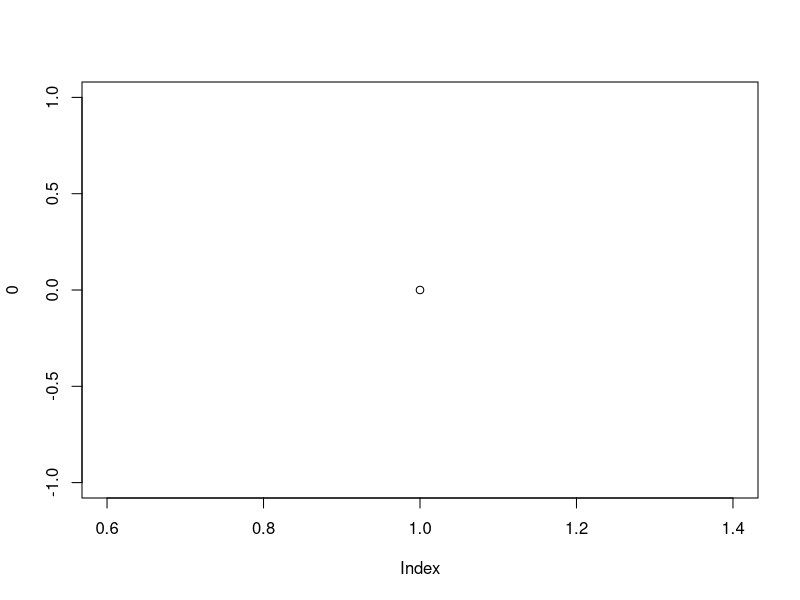
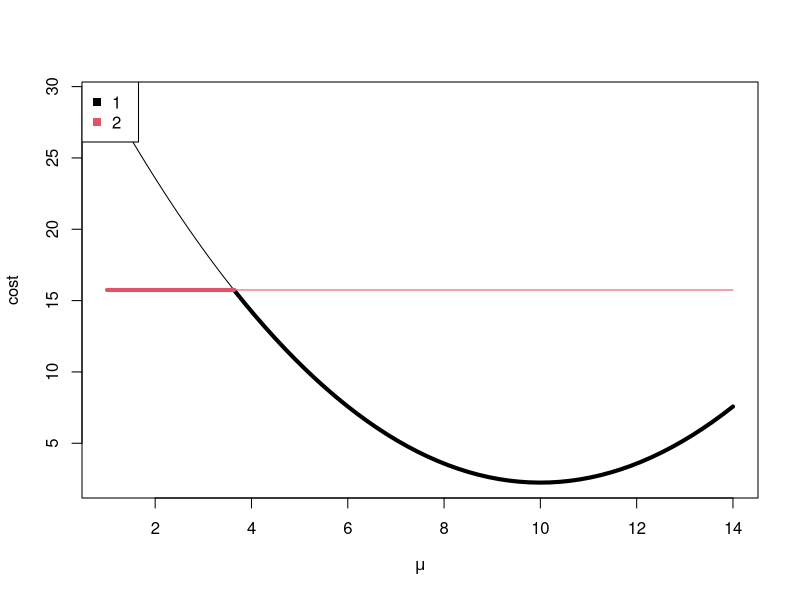
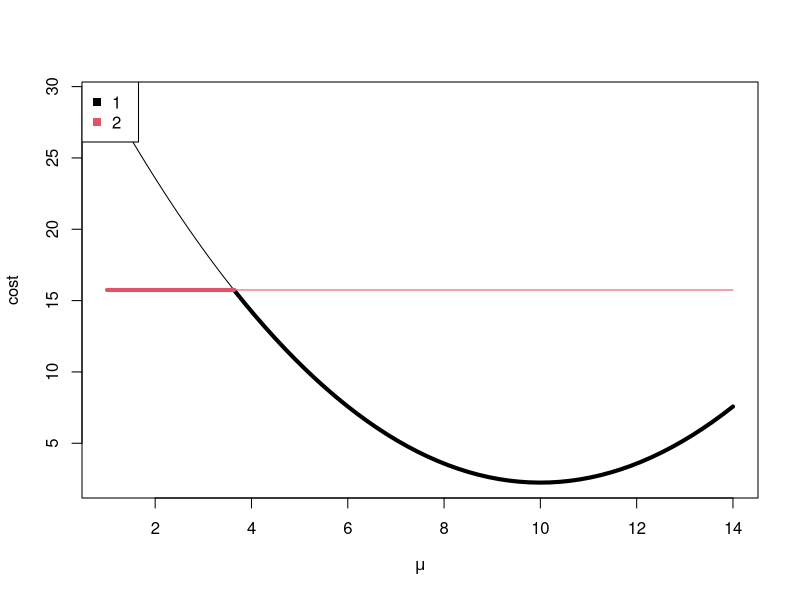
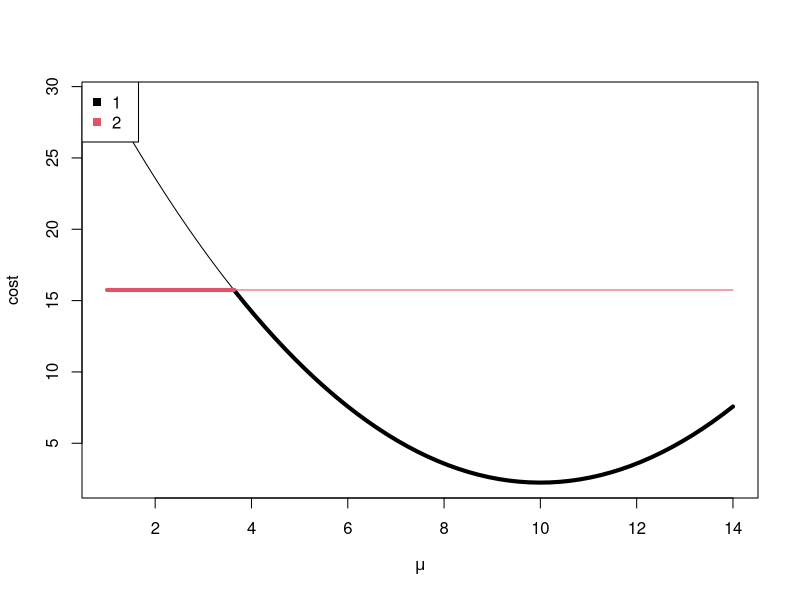
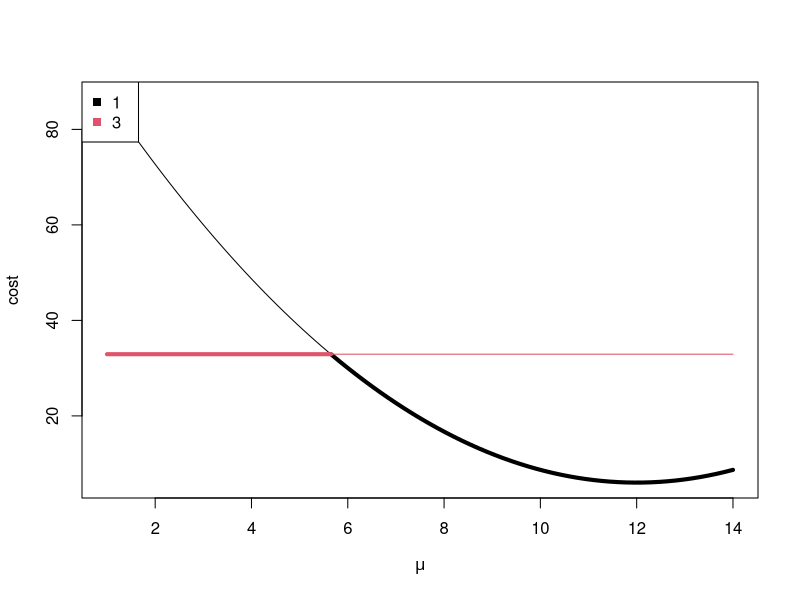
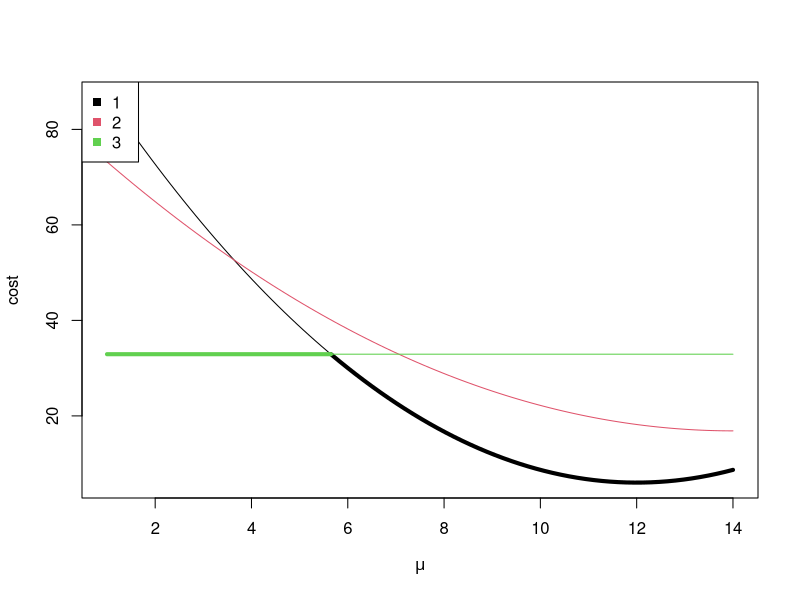
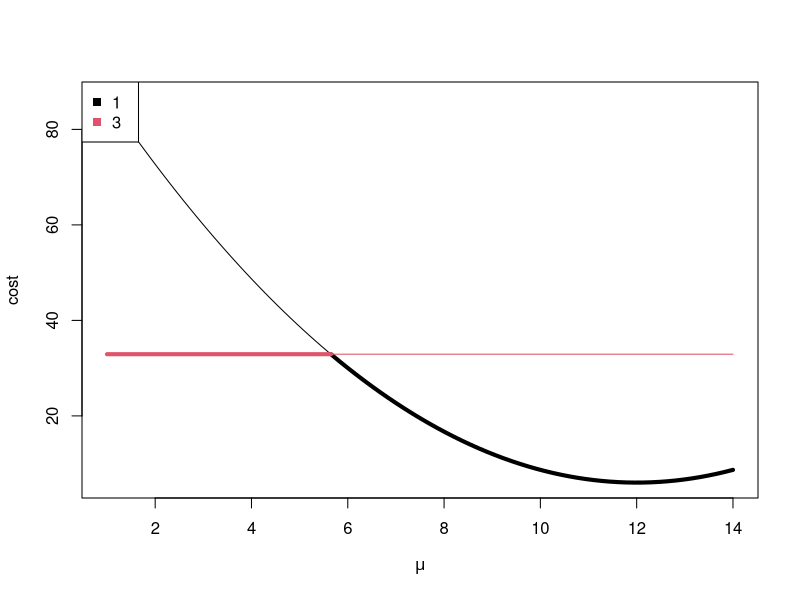
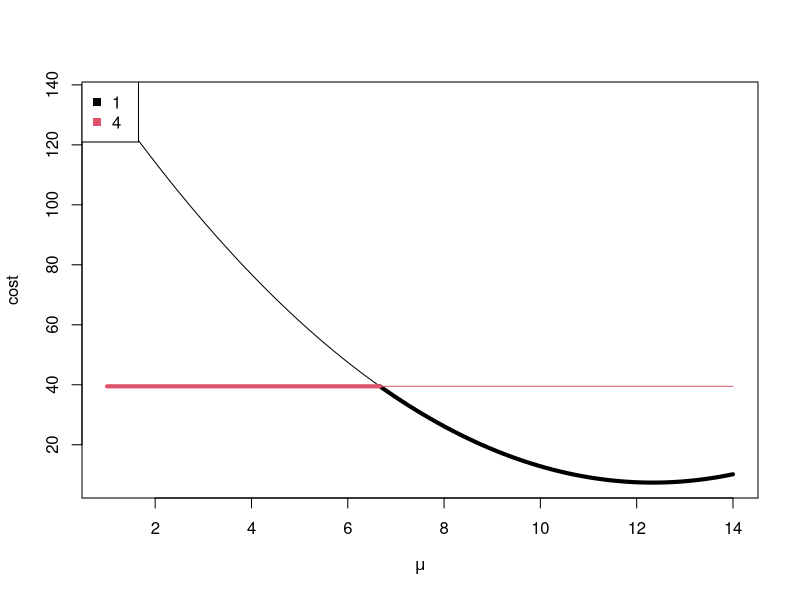

The R script that drew these images, in order:
library(data.table)
library(ggplot2)
####Code to run Rigaill's method####
#y<-SimChange(10000,c(1,.4,.8,2,3,1.6,.3,.4,.2,1,4,.2,.8,1.2,1.4),.5)
#plot(y[[2]],typ="l")
#abline(v=y[[1]],col="red")
#Q2<-Rigaill(y[[2]],14);Q2

#y=rnorm(100)
#Rigaill(y,3)

####Functions for doing set operations on continuous sets, where a set is stored as a vector of endpoints####


####Union####
u1 <- function(A,B) 
{ 
  if(is.na(A[1])){
    return(B)
  }
  else if(is.na(B[1])){
    return(A)
  }
  else{
    Both<-c(A,B)
    m<-matrix(Both,ncol=2,byrow=T)
    m2<-m[order(m[,1]),]
    Both<-as.vector(t(m2)) #vector now of ordered pairs
    U<-c()
    U[1:2]<-Both[1:2]
    for(i in 2:((length(Both))/2)){
      if(U[length(U)-1]<=Both[2*i-1]&Both[2*i]<=U[length(U)]){
        #do nothing#
      }
      else if(U[length(U)-1]<=Both[2*i-1]&Both[2*i-1]<=U[length(U)]&U[length(U)]<=Both[2*i]){
        U[(length(U)-1):length(U)]<-c(U[length(U)-1],Both[2*i])
      }
      else{U[(length(U)+1):(length(U)+2)]<-Both[(2*i-1):(2*i)]}
    }
    return(U)}
} 

####Intersection####
in1<-function(A,B){
  if(is.na(A[1])|is.na(B[1])){return(NA)}
  else{
    U<-c()
    for(i in 1:(length(A)/2)){
      for(j in 1:(length(B)/2)){
        i1<-max(A[2*i-1],B[2*j-1])
        i2<-min(A[2*i],B[2*j])
        if(i1<=i2){U[(length(U)+1):(length(U)+2)]<-c(i1,i2)}
      }
    }
    if(is.null(U)){return(NA)}
    I<-u1(U,U[1:2])
    return(I)}
}

####Set Difference####
setdiff1<-function(A,B,M=10000){
  if(is.na(A[1])){return(NA)}
  else if(is.na(B[1])){return(A)}
  else{
    delta<-1/M
    m<-matrix(B,ncol=2,byrow=T)
    m2<-m[order(m[,1]),]
    B<-as.vector(t(m2)) #vector now of ordered pairs
    index<-rep(c(-delta,delta),length=length(B))
    BC<-c(-M,B+index,M)
    se<-in1(A,BC)
    return(se)}
}

####Function for running PDPA on Normal data with a change in mean and variance 1.5####
set.seed(1)
plot(0)
not.bold.lines.list <- list()
bold.lines.list <- list()
intervals.list <- list()
Step <- function(s){
  factor(s, c("before", "unpruned", "pruned"))
}
plotFuns <- function(oloc.vec, step, timestep, n.segs){
  x <- seq(mu.min, mu.max, length=100)
  co <- seq_along(oloc.vec)
  for(kk in oloc.vec){
    if(kk==oloc.vec[1]){
      plot(x,a[kk]*x^2+b[kk]*x+c[kk],type="l",col=co[kk==oloc.vec],xlab=expression(mu),ylab="cost",xlim=c(mu.min,mu.max))
    }else{
      lines(x,a[kk]*x^2+b[kk]*x+c[kk],col=co[kk==oloc.vec])
    }
    not.bold.lines.list[[paste(timestep, step, kk, n.segs)]] <<- data.table(
      timestep,
      segments=n.segs,
      step=Step(step),
      mean=x,
      cost=a[kk]*x^2+b[kk]*x+c[kk],
      kk,
      kk.fac=factor(kk),
      is.min=FALSE)
    interval.vec <- Set[[kk]]
    if(length(interval.vec)>0){
      mm=length(interval.vec)/2
      if(is.na(interval.vec[1])==FALSE){
        if(interval.vec[1]<mu.min){interval.vec[1]=mu.min}
        if(interval.vec[length(interval.vec)]>mu.max){
          interval.vec[length(interval.vec)]=mu.max
        }
      }
      delta=.4 #interval boundary segment height
      delta2=.005 #interval boundary segment offset
      if(!is.na(interval.vec[1])){
        start.i <- seq(1, length(interval.vec), by=2)
        end.i <- seq(2, length(interval.vec), by=2)
        intervals.list[[paste(timestep, step, kk, n.segs)]] <<- data.table(
          timestep,
          segments=n.segs,
          step=Step(step),
          min=interval.vec[start.i],
          max=interval.vec[end.i],
          kk, kk.fac=factor(kk))
      }
      for(ii in 1:mm) {
        lines(interval.vec[2*ii-c(1,0)]+c(delta2,-delta2),rep(min(c[oloc.vec+1]-0.25*b[oloc.vec+1]^2/(1e-3+a[oloc.vec+1])),2),lwd=3,col=co[(kk)==oloc.vec])#interval
        lines(rep(interval.vec[2*ii-1],2)+delta2,c(min(c[oloc.vec+1]-0.25*b[oloc.vec+1]^2/(1e-3+a[oloc.vec+1]))-delta,min(c[oloc.vec+1]-0.25*b[oloc.vec+1]^2/(1e-3+a[oloc.vec+1]))+delta),lwd=3,col=co[(kk)==oloc.vec])#left interval boundary
        lines(rep(interval.vec[2*ii-0],2)-delta2,c(min(c[oloc.vec+1]-0.25*b[oloc.vec+1]^2/(1e-3+a[oloc.vec+1]))-delta,min(c[oloc.vec+1]-0.25*b[oloc.vec+1]^2/(1e-3+a[oloc.vec+1]))+delta),lwd=3,col=co[(kk)==oloc.vec])#right interval boundary
        ######boldbit
        if(is.na(interval.vec[2*ii-1])==FALSE){
          x2<-seq(interval.vec[2*ii-1],interval.vec[2*ii-0],length=50)
          lines(x2,a[kk]*x2^2+b[kk]*x2+c[kk],col=co[(kk)==oloc.vec],lwd=4)#bold part of function which attains the minimum.
          bold.lines.list[[paste(timestep, step, kk, ii, n.segs)]] <<- data.table(
            timestep,
            segments=n.segs,
            step=Step(step),
            mean=x2,
            cost=a[kk]*x2^2 + b[kk]*x2 + c[kk],
            is.min=TRUE,
            kk, kk.fac=factor(kk),
            ii)
        }#has an interval
      }#for(ii
    }#if(length(interval.vec
  }##for(kk in oloc.vec
  legend("topleft", legend=paste(oloc.vec," "), col=co,pch=15,bg="white")
}
y<-c(rnorm(60,2,1.5),rnorm(60,0,1))
y <- c(1, 10, 14, 13)
##Rigaill(y,2,45,2,0.5,4.5)
maxseg <- 3
mu.min <- min(y)
mu.max <- max(y)
##TODO: save timestep and seg to a df.
timestep <- 3
seg <- 2
n<-length(y)
S1<-0
for(i in 1:n){
  S1[i+1]<-S1[i]+y[i]
}
SS1<-0
for(i in 1:n){
  SS1[i+1]<-SS1[i]+(y[i])^2
}
C<-matrix(nrow=maxseg,ncol=n)
for (t in 1:(n)){
  mu<-S1[t+1]/t
  C[1,t]<-t/2*log(3*pi)+1/3*(SS1[t+1]-2*mu*S1[t+1]+t*mu^2)
}
quad<-function(x,A,B,C){
  return(A*x^2+B*x+C)
}
tau<-matrix(nrow=maxseg,ncol=n)
output<-matrix(nrow=maxseg,ncol=maxseg+1)
output[1,1]<-C[1,n]
LOC<-list()
D<-c(min(y),max(y))
for (m in 2:maxseg){
  Set<-list()
  LOC[[m]]<-m-1
  a<-c();b<-c();c<-c()
  a[m-1]<-0;b[m-1]<-0;c[m-1]<-C[m-1,m-1]  #min cost of m-1 CPs, last one at m-1
  Set[[m-1]]<-D
  for (j in m:n){
    a[j]<-0;b[j]<-0;c[j]<-C[m-1,j]  #min cost of m-1 CPs, last one at j
    Set[[j]]<-D
    temp<-c()
    #if(j==4) browser()
    OLOC=c(LOC[[m]],j)
    for (v in LOC[[m]]){
      a[v]<-a[v]+1/3;b[v]<-b[v]-(2/3)*y[j];c[v]<-c[v]+(1/2)*log(3*pi)+(1/3)*(y[j])^2
      if((b[v]^2-4*a[v]*(c[v]-C[m-1,j]))<0){
        I<-NA
      }else{
        I<-c((-b[v]-sqrt(b[v]^2-4*a[v]*(c[v]-C[m-1,j])))/(2*a[v]),(-b[v]+sqrt(b[v]^2-4*a[v]*(c[v]-C[m-1,j])))/(2*a[v]))
      }
      Set[[v]]<-in1(Set[[v]],I) #intersect function for continuous sets
      if (is.na(Set[[v]][1])){
        LOC[[m]]<-setdiff(LOC[[m]],v) #discrete set uses the setdiff function
      }
      Set[[j]]<-setdiff1(Set[[j]],I) #continuous set uses my setdiff1 function
    }
    if(!is.na(Set[[j]][1])){
      LOC[[m]]<-c(LOC[[m]],j)
    }
    ###find minimum of cost function
    temp<-c()
    for (v in 1:length(LOC[[m]])){
      vs<-LOC[[m]][v]
      temp[v]<-NA
      if(a[vs]==0){temp[v]<-c[vs]}
      else{
        for(i in 1:(length(Set[[vs]])/2)){
          if(Set[[vs]][2*i-1]<=-b[vs]/(2*a[vs])&-b[vs]/(2*a[vs])<=Set[[vs]][2*i]){
            temp[v]<--b[vs]/(2*a[vs])
            temp[v]<-quad(temp[v],a[vs],b[vs],c[vs])}
        }
        if(is.na(temp[v])){temp[v]<-min(quad(Set[[vs]],a[vs],b[vs],c[vs]))}
      }
    }
    C[m,j]<-min(temp,na.rm=T)
    tau[m,j]<-LOC[[m]][(which(temp==C[m,j]))]
    
    ###end timestep-1 plot###
    OLOCdash<-c()
    for(it in OLOC){
      if(is.na(Set[[it]][1])==FALSE){
        OLOCdash<-c(OLOCdash,it)}
    }
    plotFuns(OLOCdash, "before", j+1, m)
    cat(j, m,"\n")
    print(OLOCdash)
    plotFuns(OLOC, "unpruned", j, m)
    OLOCdash2<-c()
    for(it in OLOC){
      if(is.na(Set[[it]][1])==FALSE){
        OLOCdash2<-c(OLOCdash2,it)
      }
    }
    plotFuns(OLOCdash2, "pruned", j, m)
  }
  em<-m
  taustar<-c()
  taustar[m+1]<-n
  while(em >1){
    taustar[em]<-tau[em,taustar[em+1]]
    em<-em-1
  }
  output[m,1]<-C[m,n]
  output[m,2:(m+1)]<-taustar[-1]
}#for(m

intervals <- do.call(rbind, intervals.list)
not.bold.lines <- do.call(rbind, not.bold.lines.list)
bold.lines <- do.call(rbind, bold.lines.list)
cost.min <- not.bold.lines[, list(min=min(cost)), by=.(step, timestep, segments, kk)]

##dput(RColorBrewer::brewer.pal(Inf, "Set1"))
change.colors <-
  c("#E41A1C", "#377EB8", "#4DAF4A", "#984EA3", "#FF7F00", "#FFFF33", 
    "#A65628", "#F781BF", "#999999")
with.legend <- ggplot()+
  theme_bw()+
  theme(panel.margin=grid::unit(0, "lines"))+
  facet_grid(segments+timestep ~ step, labeller=label_both)+
  scale_color_manual(values=change.colors)+
  scale_size_manual(values=c("TRUE"=1, "FALSE"=0.25))+
  geom_segment(aes(min, -Inf, xend=max, yend=-Inf, color=kk.fac),
               data=intervals,
               size=2)+
  geom_text(aes(min, -Inf, label="|"),
            color="white",
            size=10,
            data=intervals)+
  geom_text(aes(min, -Inf, label="|"),
            color="black",
            size=5,
            data=intervals)+
  geom_line(aes(mean, cost, color=kk.fac, size=is.min,
                group=kk),
            data=not.bold.lines)+
  geom_line(aes(mean, cost, color=kk.fac, size=is.min,
                group=paste(kk, ii)),
            data=bold.lines)+
  xlab("segment mean")+
  ylab("cost")
with.legend

pdf("figure-unconstrained-PDPA-normal.pdf")
print(with.legend)
dev.off()

